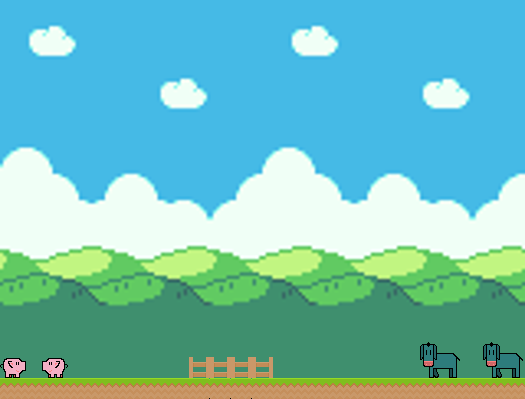

This is a level from a 2D game, rendered from its Tiled map with the project's own tilesets. A one-line summary and the complete map file follow:
An orthogonal 25x19 tile map with 21x21 px tiles, 6 tile layers (platforms, collectables, objects, mobs, ...), 2 tilesets, 1 image layer.

<map version="1.0" tiledversion="1.0.2" orientation="orthogonal" renderorder="right-down" width="25" height="19" tilewidth="21" tileheight="21" infinite="0" nextobjectid="1">
 <tileset firstgid="1" source="sprites.tsx" />
 <tileset firstgid="901" source="characters.tsx" />
 <imagelayer name="bg">
  <image source="../../bg_512x384.png" width="525" height="384" />
 </imagelayer>
 <layer name="platforms" width="25" height="19">
  <data encoding="csv">
0,0,0,0,0,0,0,0,0,0,0,0,0,0,0,0,0,0,0,0,0,0,0,0,0,
0,0,0,0,0,0,0,0,0,0,0,0,0,0,0,0,0,0,0,0,0,0,0,0,0,
0,0,0,0,0,0,0,0,0,0,0,0,0,0,0,0,0,0,0,0,0,0,0,0,0,
0,0,0,0,0,0,0,0,0,0,0,0,0,0,0,0,0,0,0,0,0,0,0,0,0,
0,0,0,0,0,0,0,0,0,0,0,0,0,0,0,0,0,0,0,0,0,0,0,0,0,
0,0,0,0,0,0,0,0,0,0,0,0,0,0,0,0,0,0,0,0,0,0,0,0,0,
0,0,0,0,0,0,0,0,0,0,0,0,0,0,0,0,0,0,0,0,0,0,0,0,0,
0,0,0,0,0,0,0,0,0,0,0,0,0,0,0,0,0,0,0,0,0,0,0,0,0,
0,0,0,0,0,0,0,0,0,0,0,0,0,0,0,0,0,0,0,0,0,0,0,0,0,
0,0,0,0,0,0,0,0,0,0,0,0,0,0,0,0,0,0,0,0,0,0,0,0,0,
0,0,0,0,0,0,0,0,0,0,0,0,0,0,0,0,0,0,0,0,0,0,0,0,0,
0,0,0,0,0,0,0,0,0,0,0,0,0,0,0,0,0,0,0,0,0,0,0,0,0,
0,0,0,0,0,0,0,0,0,0,0,0,0,0,0,0,0,0,0,0,0,0,0,0,0,
0,0,0,0,0,0,0,0,0,0,0,0,0,0,0,0,0,0,0,0,0,0,0,0,0,
0,0,0,0,0,0,0,0,0,0,0,0,0,0,0,0,0,0,0,0,0,0,0,0,0,
0,0,0,0,0,0,0,0,0,0,0,0,0,0,0,0,0,0,0,0,0,0,0,0,0,
0,0,0,0,0,0,0,0,0,0,0,0,0,0,0,0,0,0,0,0,0,0,0,0,0,
0,0,0,0,0,0,0,0,0,103,103,103,103,0,0,0,0,0,0,0,0,0,0,0,0,
124,124,124,124,124,124,124,124,124,125,125,125,124,124,124,124,124,124,124,124,124,124,124,124,124
</data>
 </layer>
 <layer name="collectables" width="25" height="19">
  <data encoding="csv">
0,0,0,0,0,0,0,0,0,0,0,0,0,0,0,0,0,0,0,0,0,0,0,0,0,
0,0,0,0,0,0,0,0,0,0,0,0,0,0,0,0,0,0,0,0,0,0,0,0,0,
0,0,0,0,0,0,0,0,0,0,0,0,0,0,0,0,0,0,0,0,0,0,0,0,0,
0,0,0,0,0,0,0,0,0,0,0,0,0,0,0,0,0,0,0,0,0,0,0,0,0,
0,0,0,0,0,0,0,0,0,0,0,0,0,0,0,0,0,0,0,0,0,0,0,0,0,
0,0,0,0,0,0,0,0,0,0,0,0,0,0,0,0,0,0,0,0,0,0,0,0,0,
0,0,0,0,0,0,0,0,0,0,0,0,0,0,0,0,0,0,0,0,0,0,0,0,0,
0,0,0,0,0,0,0,0,0,0,0,0,0,0,0,0,0,0,0,0,0,0,0,0,0,
0,0,0,0,0,0,0,0,0,0,0,0,0,0,0,0,0,0,0,0,0,0,0,0,0,
0,0,0,0,0,0,0,0,0,0,0,0,0,0,0,0,0,0,0,0,0,0,0,0,0,
0,0,0,0,0,0,0,0,0,0,0,0,0,0,0,0,0,0,0,0,0,0,0,0,0,
0,0,0,0,0,0,0,0,0,0,0,0,0,0,0,0,0,0,0,0,0,0,0,0,0,
0,0,0,0,0,0,0,0,0,0,0,0,0,0,0,0,0,0,0,0,0,0,0,0,0,
0,0,0,0,0,0,0,0,0,0,0,0,0,0,0,0,0,0,0,0,0,0,0,0,0,
0,0,0,0,0,0,0,0,0,0,0,0,0,0,0,0,0,0,0,0,0,0,0,0,0,
0,0,0,0,0,0,0,0,0,0,0,0,0,0,0,0,0,0,0,0,0,0,0,0,0,
0,0,0,0,0,0,0,0,0,0,0,0,0,0,0,0,0,0,0,0,0,0,0,0,0,
0,0,0,0,0,0,0,0,0,0,0,0,0,0,0,0,0,0,0,0,0,0,0,0,0,
0,0,0,0,0,0,0,0,0,0,0,0,0,0,0,0,0,0,0,0,0,0,0,0,0
</data>
 </layer>
 <layer name="objects" width="25" height="19">
  <data encoding="csv">
0,0,0,0,0,0,0,0,0,0,0,0,0,0,0,0,0,0,0,0,0,0,0,0,0,
0,0,0,0,0,0,0,0,0,0,0,0,0,0,0,0,0,0,0,0,0,0,0,0,0,
0,0,0,0,0,0,0,0,0,0,0,0,0,0,0,0,0,0,0,0,0,0,0,0,0,
0,0,0,0,0,0,0,0,0,0,0,0,0,0,0,0,0,0,0,0,0,0,0,0,0,
0,0,0,0,0,0,0,0,0,0,0,0,0,0,0,0,0,0,0,0,0,0,0,0,0,
0,0,0,0,0,0,0,0,0,0,0,0,0,0,0,0,0,0,0,0,0,0,0,0,0,
0,0,0,0,0,0,0,0,0,0,0,0,0,0,0,0,0,0,0,0,0,0,0,0,0,
0,0,0,0,0,0,0,0,0,0,0,0,0,0,0,0,0,0,0,0,0,0,0,0,0,
0,0,0,0,0,0,0,0,0,0,0,0,0,0,0,0,0,0,0,0,0,0,0,0,0,
0,0,0,0,0,0,0,0,0,0,0,0,0,0,0,0,0,0,0,0,0,0,0,0,0,
0,0,0,0,0,0,0,0,0,0,0,0,0,0,0,0,0,0,0,0,0,0,0,0,0,
0,0,0,0,0,0,0,0,0,0,0,0,0,0,0,0,0,0,0,0,0,0,0,0,0,
0,0,0,0,0,0,0,0,0,0,0,0,0,0,0,0,0,0,0,0,0,0,0,0,0,
0,0,0,0,0,0,0,0,0,0,0,0,0,0,0,0,0,0,0,0,0,0,0,0,0,
0,0,0,0,0,0,0,0,0,0,0,0,0,0,0,0,0,0,0,0,0,0,0,0,0,
0,0,0,0,0,0,0,0,0,0,0,0,0,0,0,0,0,0,0,0,0,0,0,0,0,
0,0,0,0,0,0,0,0,0,0,0,0,0,0,0,0,0,0,0,0,0,0,0,0,0,
0,0,908,0,0,0,0,0,0,0,0,0,0,0,0,0,0,0,0,0,905,0,0,0,0,
0,0,0,0,0,0,0,0,0,0,0,0,0,0,0,0,0,0,0,0,0,0,0,0,0
</data>
 </layer>
 <layer name="mobs" width="25" height="19">
  <data encoding="csv">
0,0,0,0,0,0,0,0,0,0,0,0,0,0,0,0,0,0,0,0,0,0,0,0,0,
0,0,0,0,0,0,0,0,0,0,0,0,0,0,0,0,0,0,0,0,0,0,0,0,0,
0,0,0,0,0,0,0,0,0,0,0,0,0,0,0,0,0,0,0,0,0,0,0,0,0,
0,0,0,0,0,0,0,0,0,0,0,0,0,0,0,0,0,0,0,0,0,0,0,0,0,
0,0,0,0,0,0,0,0,0,0,0,0,0,0,0,0,0,0,0,0,0,0,0,0,0,
0,0,0,0,0,0,0,0,0,0,0,0,0,0,0,0,0,0,0,0,0,0,0,0,0,
0,0,0,0,0,0,0,0,0,0,0,0,0,0,0,0,0,0,0,0,0,0,0,0,0,
0,0,0,0,0,0,0,0,0,0,0,0,0,0,0,0,0,0,0,0,0,0,0,0,0,
0,0,0,0,0,0,0,0,0,0,0,0,0,0,0,0,0,0,0,0,0,0,0,0,0,
0,0,0,0,0,0,0,0,0,0,0,0,0,0,0,0,0,0,0,0,0,0,0,0,0,
0,0,0,0,0,0,0,0,0,0,0,0,0,0,0,0,0,0,0,0,0,0,0,0,0,
0,0,0,0,0,0,0,0,0,0,0,0,0,0,0,0,0,0,0,0,0,0,0,0,0,
0,0,0,0,0,0,0,0,0,0,0,0,0,0,0,0,0,0,0,0,0,0,0,0,0,
0,0,0,0,0,0,0,0,0,0,0,0,0,0,0,0,0,0,0,0,0,0,0,0,0,
0,0,0,0,0,0,0,0,0,0,0,0,0,0,0,0,0,0,0,0,0,0,0,0,0,
0,0,0,0,0,0,0,0,0,0,0,0,0,0,0,0,0,0,0,0,0,0,0,0,0,
0,0,0,0,0,0,0,0,0,0,0,0,0,0,0,0,0,0,0,0,0,0,0,0,0,
0,0,0,0,0,0,0,0,0,0,0,0,0,0,0,0,0,0,0,0,0,0,0,0,0,
0,0,0,0,0,0,0,0,0,0,0,0,0,0,0,0,0,0,0,0,0,0,0,0,0
</data>
 </layer>
 <layer name="pig" width="25" height="19">
  <data encoding="csv">
0,0,0,0,0,0,0,0,0,0,0,0,0,0,0,0,0,0,0,0,0,0,0,0,0,
0,0,0,0,0,0,0,0,0,0,0,0,0,0,0,0,0,0,0,0,0,0,0,0,0,
0,0,0,0,0,0,0,0,0,0,0,0,0,0,0,0,0,0,0,0,0,0,0,0,0,
0,0,0,0,0,0,0,0,0,0,0,0,0,0,0,0,0,0,0,0,0,0,0,0,0,
0,0,0,0,0,0,0,0,0,0,0,0,0,0,0,0,0,0,0,0,0,0,0,0,0,
0,0,0,0,0,0,0,0,0,0,0,0,0,0,0,0,0,0,0,0,0,0,0,0,0,
0,0,0,0,0,0,0,0,0,0,0,0,0,0,0,0,0,0,0,0,0,0,0,0,0,
0,0,0,0,0,0,0,0,0,0,0,0,0,0,0,0,0,0,0,0,0,0,0,0,0,
0,0,0,0,0,0,0,0,0,0,0,0,0,0,0,0,0,0,0,0,0,0,0,0,0,
0,0,0,0,0,0,0,0,0,0,0,0,0,0,0,0,0,0,0,0,0,0,0,0,0,
0,0,0,0,0,0,0,0,0,0,0,0,0,0,0,0,0,0,0,0,0,0,0,0,0,
0,0,0,0,0,0,0,0,0,0,0,0,0,0,0,0,0,0,0,0,0,0,0,0,0,
0,0,0,0,0,0,0,0,0,0,0,0,0,0,0,0,0,0,0,0,0,0,0,0,0,
0,0,0,0,0,0,0,0,0,0,0,0,0,0,0,0,0,0,0,0,0,0,0,0,0,
0,0,0,0,0,0,0,0,0,0,0,0,0,0,0,0,0,0,0,0,0,0,0,0,0,
0,0,0,0,0,0,0,0,0,0,0,0,0,0,0,0,0,0,0,0,0,0,0,0,0,
0,0,0,0,0,0,0,0,0,0,0,0,0,0,0,0,0,0,0,0,0,0,0,0,0,
906,0,0,0,0,0,0,0,0,0,0,0,0,0,0,0,0,0,0,0,0,0,0,0,0,
0,0,0,0,0,0,0,0,0,0,0,0,0,0,0,0,0,0,0,0,0,0,0,0,0
</data>
 </layer>
 <layer name="donkey" width="25" height="19">
  <data encoding="csv">
0,0,0,0,0,0,0,0,0,0,0,0,0,0,0,0,0,0,0,0,0,0,0,0,0,
0,0,0,0,0,0,0,0,0,0,0,0,0,0,0,0,0,0,0,0,0,0,0,0,0,
0,0,0,0,0,0,0,0,0,0,0,0,0,0,0,0,0,0,0,0,0,0,0,0,0,
0,0,0,0,0,0,0,0,0,0,0,0,0,0,0,0,0,0,0,0,0,0,0,0,0,
0,0,0,0,0,0,0,0,0,0,0,0,0,0,0,0,0,0,0,0,0,0,0,0,0,
0,0,0,0,0,0,0,0,0,0,0,0,0,0,0,0,0,0,0,0,0,0,0,0,0,
0,0,0,0,0,0,0,0,0,0,0,0,0,0,0,0,0,0,0,0,0,0,0,0,0,
0,0,0,0,0,0,0,0,0,0,0,0,0,0,0,0,0,0,0,0,0,0,0,0,0,
0,0,0,0,0,0,0,0,0,0,0,0,0,0,0,0,0,0,0,0,0,0,0,0,0,
0,0,0,0,0,0,0,0,0,0,0,0,0,0,0,0,0,0,0,0,0,0,0,0,0,
0,0,0,0,0,0,0,0,0,0,0,0,0,0,0,0,0,0,0,0,0,0,0,0,0,
0,0,0,0,0,0,0,0,0,0,0,0,0,0,0,0,0,0,0,0,0,0,0,0,0,
0,0,0,0,0,0,0,0,0,0,0,0,0,0,0,0,0,0,0,0,0,0,0,0,0,
0,0,0,0,0,0,0,0,0,0,0,0,0,0,0,0,0,0,0,0,0,0,0,0,0,
0,0,0,0,0,0,0,0,0,0,0,0,0,0,0,0,0,0,0,0,0,0,0,0,0,
0,0,0,0,0,0,0,0,0,0,0,0,0,0,0,0,0,0,0,0,0,0,0,0,0,
0,0,0,0,0,0,0,0,0,0,0,0,0,0,0,0,0,0,0,0,0,0,0,0,0,
0,0,0,0,0,0,0,0,0,0,0,0,0,0,0,0,0,0,0,0,0,0,0,905,0,
0,0,0,0,0,0,0,0,0,0,0,0,0,0,0,0,0,0,0,0,0,0,0,0,0
</data>
 </layer>
</map>
